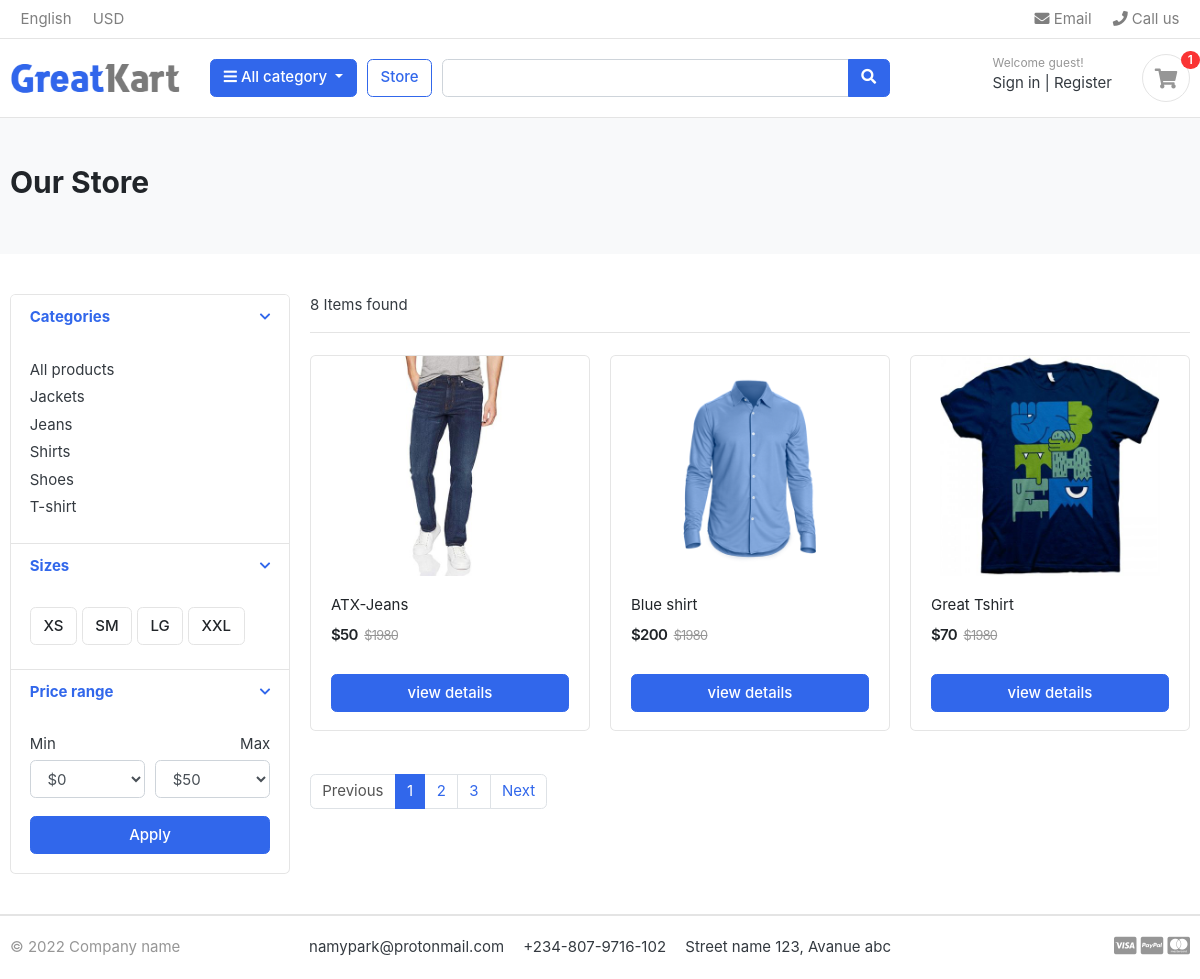
/store/, run on the app's committed database.
### category/models.py (models this page shows, shortened)
class Category(models.Model):
    name = models.CharField(max_length=50)
    slug = models.SlugField(null=True)
    description = models.TextField(max_length=200, blank=True)
    image = models.ImageField(blank=True, null=True)
    class Meta:
        verbose_name = "category"
        verbose_name_plural = "categories"
    def get_absolute_url(self):
        return reverse("products_by_category", kwargs={"category_slug": self.slug})

### store/models.py (models this page shows, shortened)
class Product(models.Model):
    product_name = models.CharField(max_length=200, unique=True)
    description = models.TextField(max_length=200, null=True)
    slug = models.SlugField(max_length=200, unique=True)
    price = models.IntegerField()
    images = models.ImageField(upload_to="photos/products")
    stock = models.IntegerField()
    is_available = models.BooleanField(default=True)
    category = models.ForeignKey(Category, on_delete=models.CASCADE, null=True)
    created_date = models.DateTimeField(auto_now_add=True)
    modified_date = models.DateTimeField(auto_now=True)
    def get_absolute_url(self):
        return reverse(
            "product_detail",
            kwargs={"product_slug": self.slug, "category_slug": self.category.slug},
        )

### store/views.py (the view)
# urls.py: path("store/", include("store.urls")),
def store(request, category_slug=None):
    categories = None
    products = None
    if category_slug != None:
        categories = get_object_or_404(Category, slug=category_slug)
        products = Product.objects.filter(
            category=categories, is_available=True
        ).order_by("id")
        custom_range, page_obj = pagination(request, products)
        product_count = products.count()
        print(products)
    else:
        products = Product.objects.all().filter(is_available=True).order_by("id")
        print(type(products))
        custom_range, page_obj = pagination(request, products)
        print((page_obj))
        product_count = products.count()
    context = {
        "products": page_obj,
        "product_count": product_count,
        "categories": categories,
        "custom_range": custom_range,
    }
    return render(request, "store/store.html", context)

### carts/context_processors.py (called while the page is built)
def cart_quantity(request):
    if "admin" in request.path:
        return {}
    else:
        quantity = CartItem.objects.all().aggregate(Sum("quantity"))
        return dict(quantity=quantity["quantity__sum"])

### category/context_processors.py (called while the page is built)
def menu_links(request):
    links = Category.objects.all()
    return dict(links=links)

### store/utils.py (called while the page is built)
def pagination(request, products):
    page = request.GET.get("page")
    if page == None:
        page = 1
    print(page)
    paginator = Paginator(products, 3)
    try:
        page_obj = paginator.get_page(page)
        print(page, "TRY")
    except EmptyPage:
        page = paginator.num_pages
        page_obj = paginator.get_page(page)
        print(page, "EMPTY PAGE")
    except PageNotAnInteger:
        page = 1
        page_obj = paginator.get_page(page)
        print(page, "PAGE NOT FOUND")
    except InvalidPage:
        page = 1
        page_obj = paginator.get_page(page)
    leftIndex = int(page) - 4
    if leftIndex < 1:
        leftIndex = 1
    rightIndex = int(page) + 5
    if rightIndex > paginator.num_pages:
        rightIndex = paginator.num_pages + 1
    custom_range = range(leftIndex, rightIndex)
    return custom_range, page_obj

### store/templates/store/store.html (shortened to what this page needs)
{% extends 'ecommerce/base.html' %} {% block content %}
<section class="section-pagetop bg">
  <div class="container">
  {% if 'search' in request.path %}
  <h2 class="title-page">Search result({{product_count}})</h2>
  {% else %}
    <h2 class="title-page">Our Store</h2>
  {% endif %}
</div>
</section>
<section class="section-content padding-y">
  <div class="container">
    <div class="row">
      <aside class="col-md-3">
        <div class="card">
          <article class="filter-group">
            <header class="card-header">
              <a
                href="#"
                data-toggle="collapse"
                data-target="#collapse_1"
                aria-expanded="true"
                class=""
              >
                <i class="icon-control fa fa-chevron-down"></i>
                <h6 class="title">Categories</h6>
              </a>
            </header>
            <div class="filter-content collapse show" id="collapse_1" style="">
              <div class="card-body">
                <ul class="list-menu">
                  <li>
                    <a href="{% url 'store' %}"> All products </a>
                  </li>
                  {% for category in links %}
                  <li>
                    <a href="{{ category.get_absolute_url }}">
                      {{ category.name }}
                    </a>
                  </li>
                  {% endfor %}
                </ul>
              </div>
            </div>
          </article>
          <article class="filter-group">
            <header class="card-header">
              <a
                href="#"
                data-toggle="collapse"
                data-target="#collapse_4"
                aria-expanded="true"
                class=""
              >
                <i class="icon-control fa fa-chevron-down"></i>
                <h6 class="title">Sizes</h6>
              </a>
            </header>
            <div class="filter-content collapse show" id="collapse_4" style="">
              <div class="card-body">
                <label class="checkbox-btn">
                  <span class="btn btn-light"> XS </span>
                </label>
                <label class="checkbox-btn">
                  <span class="btn btn-light"> SM </span>
                </label>
                <label class="checkbox-btn">
                  <span class="btn btn-light"> LG </span>
                </label>
                <label class="checkbox-btn">
                  <span class="btn btn-light"> XXL </span>
                </label>
              </div>
            </div>
          </article>
          <article class="filter-group">
            <header class="card-header">
              <a
                href="#"
                data-toggle="collapse"
                data-target="#collapse_3"
                aria-expanded="true"
                class=""
              >
                <i class="icon-control fa fa-chevron-down"></i>
                <h6 class="title">Price range</h6>
              </a>
            </header>
            <div class="filter-content collapse show" id="collapse_3" style="">
              <div class="card-body">
                <div class="form-row">
                  <div class="form-group col-md-6">
                    <label>Min</label>
                    <select class="mr-2 form-control">
                      <option value="0">$0</option>
                    </select>
                  </div>
                  <div class="form-group text-right col-md-6">
                    <label>Max</label>
                    <select class="mr-2 form-control">
                      <option value="50">$50</option>
                    </select>
                  </div>
                </div>
                <button class="btn btn-block btn-primary">Apply</button>
              </div>
            </div>
          </article>
        </div>
      </aside>
      <main class="col-md-9">
        <header class="border-bottom mb-4 pb-3">
          <div class="form-inline">
            <span class="mr-md-auto"> {{ product_count}} Item{{ product_count|pluralize:'s' }} found </span>
          </div>
        </header>
        <div class="row">
          {% if products %}
          {% for product in products %}
          <div class="col-md-4">
            <figure class="card card-product-grid">
              <div class="img-wrap">
                <a href="{{ product.get_absolute_url }}"
                  ><img src="{{ product.images.url }}"
                /></a>
              </div>
              <figcaption class="info-wrap">
                <div class="fix-height">
                  <a href="{{ product.get_absolute_url }}" class="title"
                    >{{product.product_name}}</a
                  >
                  <div class="price-wrap mt-2">
                    <span class="price">${{product.price}}</span>
                    <del class="price-old">$1980</del>
                  </div>
                </div>
                <a
                  href="{{product.get_absolute_url}}"
                  class="btn btn-block btn-primary"
                  >view details
                </a>
              </figcaption>
            </figure>
          </div>
          {% endfor %}
          {% else %}
          <div>
            <h2>NO RESULTS FOUND</h2>
          </div>
          {% endif %}
        </div>
        <nav class="mt-4" aria-label="Page navigation sample">
          {% if 'search' in request.path %}
            {% if products.has_other_pages %}
            <ul class="pagination">
              {% if products.has_previous %}
              <li class="page-item">
                <a
                  class="page-link"
                  href="?search={{search_query}}&page={{ products.previous_page_number }}"
                  >Previous</a
                >
              </li>
              {% else %}
              <li class="page-item disabled">
                <a class="page-link" href="">Previous</a>
              </li>
              {% endif %}
              {% for i in custom_range %}
              {% if i == products.number %}
              <li class="page-item active">
                <a class="page-link" href="?search={{search_query}}&page={{i}}">{{i}}</a>
              </li>
              {% else %}
              <li class="page-item">
                <a class="page-link" href="?search={{search_query}}&page={{i}}">{{i}}</a>
              </li>
              {% endif %} {% endfor %}
              {% if products.has_next %}
              <li class="page-item">
                <a class="page-link" href="?search={{search_query}}&page={{ products.next_page_number }}" data-page={{products.next_page_number}}>Next</a>
              </li>
              {% else %}
              <li class="page-item disabled">
                <a class="page-link" href="">Next</a>
              </li>
              {% endif %}
            </ul>
            {% endif %}
            {% else %}
              {% if products.has_other_pages %}
              <ul class="pagination">
                {% if products.has_previous %}
                <li class="page-item">
                  <a
                    class="page-link"
                    href="?page={{ products.previous_page_number }}"
                    >Previous</a
                  >
                </li>
                {% else %}
                <li class="page-item disabled">
                  <a class="page-link" href="">Previous</a>
                </li>
                {% endif %}
                {% for i in custom_range %}
                {% if i == products.number %}
                <li class="page-item active">
                  <a class="page-link" href="?page={{i}}">{{i}}</a>
                </li>
                {% else %}
                <li class="page-item">
                  <a class="page-link" href="?page={{i}}">{{i}}</a>
                </li>
                {% endif %} {% endfor %}
                {% if products.has_next %}
                <li class="page-item">
                  <a class="page-link" href="?page={{ products.next_page_number }}" data-page={{products.next_page_number}}>Next</a>
                </li>
                {% else %}
                <li class="page-item disabled">
                  <a class="page-link" href="">Next</a>
                </li>
                {% endif %}
              </ul>
              {% endif %}
            {% endif %}
        </nav>
      </main>
    </div>
  </div>
</section>
{% endblock %}

### ecommerce/static/css/ui.css (style rules this page uses)
html { font-family: "Inter", sans-serif; font-size: 15px; }
.img-wrap { text-align: center; display: block; }
.img-wrap img { max-width: 100%; }
.price-wrap { letter-spacing: -0.7px; }
.padding-y { padding-top: 40px; padding-bottom: 40px; }
figure { margin-bottom: 0; }
article:after, .form-group:after { display: block; clear: both; content: ""; }
.bg { background-color: #f8f9fa; }
.title-page { color: #212529; }
.btn-light { background-color: #fff; border-color: #e4e4e4; }
[class*=list-] li:after { visibility: hidden; display: block; content: ""; overflow: hidden; height: 0; clear: both; }
.list-menu { list-style: none; margin: 0; padding-left: 0; }
.list-menu li { margin-bottom: 5px; }
.list-menu a { color: #343a40; }
[class*=card-product] a.title { color: #212529; display: block; }
[class*=card-product] .img-wrap { overflow: hidden; position: relative; }
[class*=card-product] .img-wrap img { height: 100%; max-width: 100%; width: auto; display: inline-block; -o-object-fit: cover; object-fit: cover; }
.card-product-grid { margin-bottom: 20px; }
.card-product-grid .img-wrap { border-radius: 0.2rem 0.2rem 0 0; height: 220px; }
.card-product-grid .info-wrap { overflow: hidden; padding: 18px 20px; }
.card-product-grid .fix-height { height: 80px; overflow: hidden; }
.card .img-wrap { overflow: hidden; }
.price { font-weight: 600; color: #212529; }
.price-old { color: #969696; margin-left: 3px; font-size: 85%; }
.icon-control { margin-top: 5px; float: right; font-size: 80%; }
.card-header .title { margin-bottom: 0; line-height: 1.5; }
.filter-group { border-bottom: 1px solid #e4e4e4; }
.filter-group .card-header { border-bottom: 0; }
.filter-group:last-child { border-bottom: 0; }
.checkbox-btn { position: relative; }
.section-pagetop { padding: 45px 0; }

### data on the page
Category: name "Jackets"
Category: name "Jeans"
Category: name "Shirts"
Category: name "Shoes"
Category: name "T-shirt"
Product: images (picture), product_name "ATX-Jeans", price "50"
Product: images (picture), product_name "Blue shirt", price "200"
Product: images (picture), product_name "Great Tshirt", price "70"

### other printed values
{{ quantity }} "1"
{{ product_count }} "8"
{{ i }} "1"
{{ i }} "2" "3"
